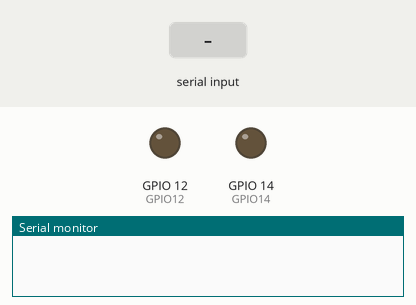
The sketch below on a simulated ESP32. Shown: output pins drawn as LEDs (lit = HIGH), the last lines printed to the serial monitor. The test bench sets the inputs (shaded band). Nothing arrives over Bluetooth unless stated.

Above: at 1.2 s.
1.3 s: "GPIO12_ON\n" received over the second serial link
At 2.1 s:
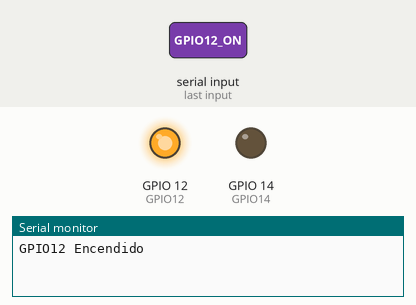
2.8 s: "GPIO14_ON\n" received over the second serial link
At 3.2 s:
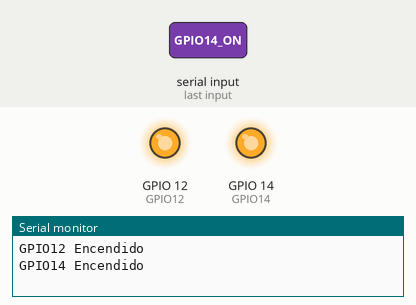
4.3 s: "GPIO12_OFF\n" received over the second serial link
At 5.5 s:
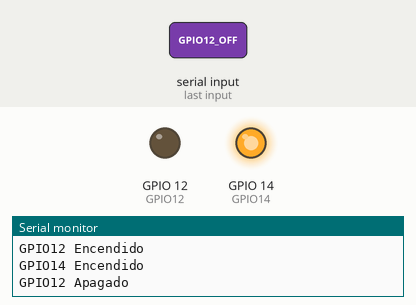
5.8 s: "GPIO14_OFF\n" received over the second serial link
At 7.2 s:
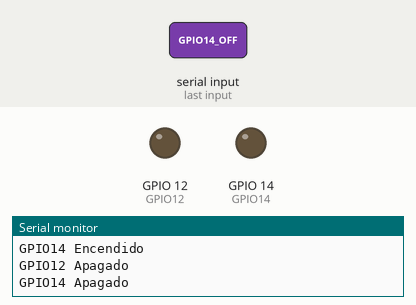
Timing chart, 0 to 8.4 s (numbered marks = the images above; inputs shaded):
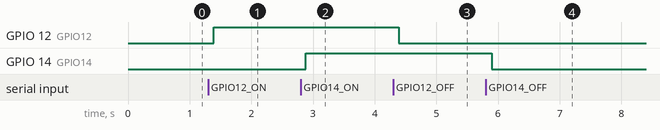

The sketch:

Ejercicio_25.ino
```cpp
#include "BluetoothSerial.h"
BluetoothSerial SerialBT;

String ESTADO_LEDS="";
const int GPIO12=12, GPIO14=14;

void setup()
{
  Serial.begin(115200);
  pinMode(GPIO12, OUTPUT);
  pinMode(GPIO14, OUTPUT);
  digitalWrite(GPIO12,LOW);
  digitalWrite(GPIO14,LOW);
  SerialBT.begin("ESP32 BT Serial");
}

void loop()
{
  if(SerialBT.available())
  {
    char Mensaje_Entrante=SerialBT.read();
    if(Mensaje_Entrante!='\n')
    {
      ESTADO_LEDS += String(Mensaje_Entrante);
    }
    else
    {
      ESTADO_LEDS = "";
    }
  }

  if(ESTADO_LEDS=="GPIO12_ON")
  {
    SerialBT.println("GPIO12 Encendido");
    Serial.println("GPIO12 Encendido");
    digitalWrite(GPIO12,HIGH);
  }

  if (ESTADO_LEDS=="GPIO12_OFF")
  {
    SerialBT.println("GPIO12 Apagado");
    Serial.println("GPIO12 Apagado");
    digitalWrite(GPIO12,LOW);
  }

  if (ESTADO_LEDS=="GPIO14_ON")
  {
    SerialBT.println("GPIO14 Encendido");
    Serial.println("GPIO14 Encendido");
    digitalWrite(GPIO14,HIGH);
  }

  if (ESTADO_LEDS=="GPIO14_OFF")
  {
    SerialBT.println("GPIO14 Apagado");
    Serial.println("GPIO14 Apagado");
    digitalWrite(GPIO14,LOW);
  }
  delay(10);
}
```

Measured:
- after the input at 1.3 s, GPIO 12 (GPIO12): LOW → HIGH after 0.09 s
- after the input at 2.8 s, GPIO 14 (GPIO14): LOW → HIGH after 0.08 s
- after the input at 4.3 s, GPIO 12 (GPIO12): HIGH → LOW after 0.09 s
- after the input at 5.8 s, GPIO 14 (GPIO14): HIGH → LOW after 0.10 s
